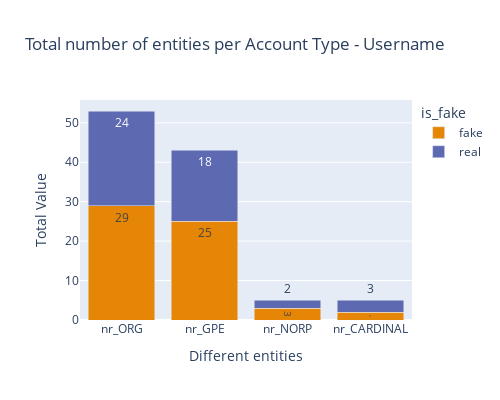

Write notebook code for a chart like this one.
### Code cell
nr_columns = [col for col in df_username.columns if col.startswith('nr_')]
sum_by_fake = df_username.groupby('is_fake')[nr_columns].sum().reset_index()
melted = pd.melt(sum_by_fake, id_vars='is_fake', var_name='Column', value_name='Total Value')
fig = px.bar(melted, x='Column', y='Total Value', color='is_fake', barmode='stack',color_discrete_sequence=px.colors.qualitative.Vivid,text = 'Total Value',
             title='Total number of entities per Account Type - Username', labels={'Column': 'Different entities', 'Total Value': 'Total Value'})
fig.update_layout(width=500, height=400)
fig.show()

### Figure 1 — Plotly figure (JSON) as saved in the notebook; plotly's stock layout.template omitted (floating-point values rounded to 4 significant figures)
{"data": [{"alignmentgroup": "True", "hovertemplate": "is_fake=fake<br>Different entities=%{x}<br>Total Value=%{text}<extra></extra>", "legendgroup": "fake", "marker": {"color": "rgb(229, 134, 6)", "pattern": {"shape": ""}}, "name": "fake", "offsetgroup": "fake", "orientation": "v", "showlegend": true, "text": [29, 25, 3, 2], "textposition": "auto", "type": "bar", "x": ["nr_ORG", "nr_GPE", "nr_NORP", "nr_CARDINAL"], "xaxis": "x", "y": [29, 25, 3, 2], "yaxis": "y"}, {"alignmentgroup": "True", "hovertemplate": "is_fake=real<br>Different entities=%{x}<br>Total Value=%{text}<extra></extra>", "legendgroup": "real", "marker": {"color": "rgb(93, 105, 177)", "pattern": {"shape": ""}}, "name": "real", "offsetgroup": "real", "orientation": "v", "showlegend": true, "text": [24, 18, 2, 3], "textposition": "auto", "type": "bar", "x": ["nr_ORG", "nr_GPE", "nr_NORP", "nr_CARDINAL"], "xaxis": "x", "y": [24, 18, 2, 3], "yaxis": "y"}], "layout": {"barmode": "stack", "height": 400, "legend": {"title": {"text": "is_fake"}, "tracegroupgap": 0}, "title": {"text": "Total number of entities per Account Type - Username"}, "width": 500, "xaxis": {"anchor": "y", "domain": [0, 1], "title": {"text": "Different entities"}}, "yaxis": {"anchor": "x", "domain": [0, 1], "title": {"text": "Total Value"}}}}
